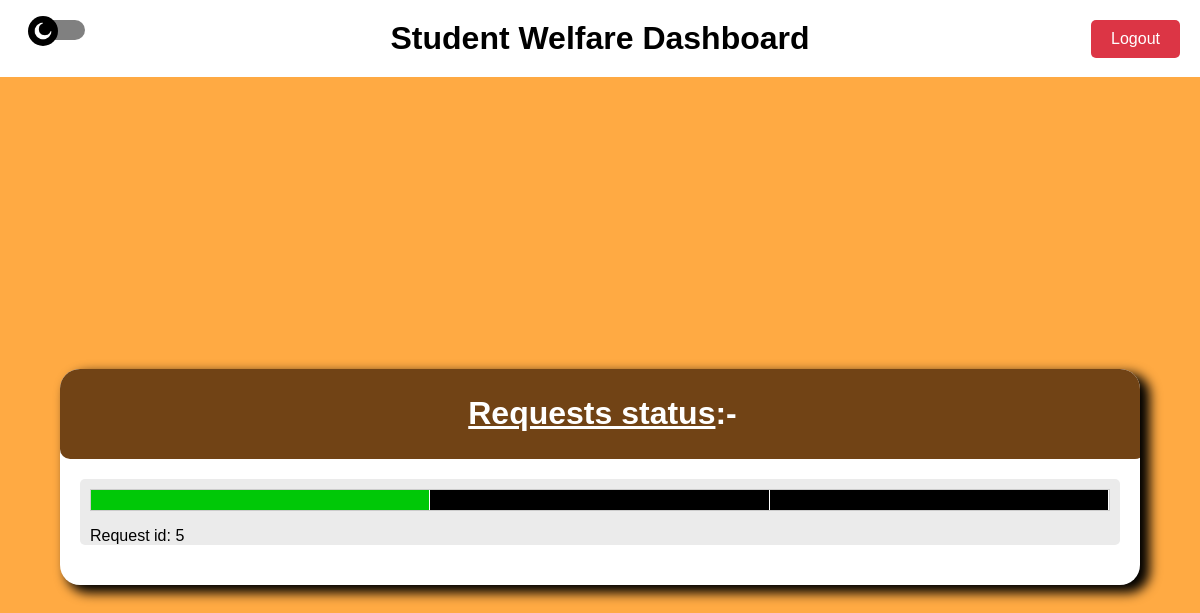
The page /sw/dashboard (signed in) on the database as committed earlier.
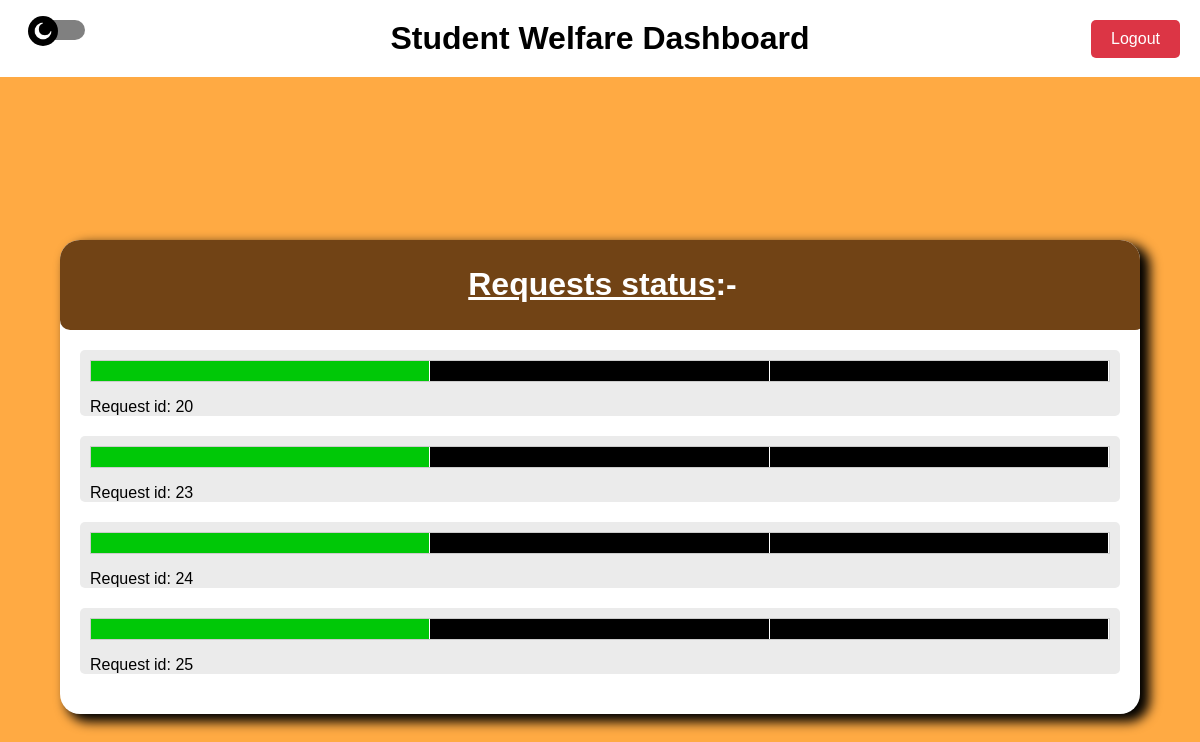
The same page on the database as committed later.
### tables this page shows
CREATE TABLE "status" (
        request_id INTEGER NOT NULL UNIQUE,
        fa_approved INTEGER,
        sw_approved INTEGER,
        so_approved INTEGER,
        ongoing BOOLEAN,
        FOREIGN KEY (request_id) REFERENCES requests(request_id)
    );

CREATE TABLE "requests" (
        request_id INTEGER PRIMARY KEY AUTOINCREMENT NOT NULL UNIQUE,
        date DATE NOT NULL,
        start_time TIME NOT NULL,
        end_time TIME NOT NULL,
        room_block VARCHAR(10) NOT NULL,
        room_no VARCHAR(10) NOT NULL,
        club_id INTEGER NOT NULL,
        reason VARCHAR(100),
        type_of_event VARCHAR(100),
        remarks VARCHAR(1000),
        FOREIGN KEY (club_id) REFERENCES clubs(club_id)
    );

### app.py (the view)
@sw.route('/dashboard')
def dashboard():
    if 'sw_username' not in session:
        flash('You need to login first.', 'error')
        return redirect(url_for('sw.sw_index'))
    conn = connect_db()
    cursor = conn.cursor()
    cursor.execute("SELECT r.request_id, club_name, r.date, r.start_time, r.end_time, r.room_block, r.room_no, r.club_id, r.reason, r.type_of_event, r.remarks, s.fa_approved, s.sw_approved, s.so_approved, s.ongoing FROM requests r LEFT JOIN status s ON r.request_id = s.request_id JOIN clubs c ON r.club_id = c.club_id WHERE (fa_approved + sw_approved + so_approved)=1 AND ongoing=1")
    data = cursor.fetchall()
    conn.close()
    return render_template('sw_dashboard.html', data=data)

### app.py (called while the page is built)
def connect_db():
    return sqlite3.connect('classroom_allotment_system.db')

### templates/sw/sw_dashboard.html (shortened to what this page needs)
<!DOCTYPE html>
<html lang="en">
<head>
</head>
<body class="light-mode">
    <div class="dark-mode-toggle">
        <label for="darkModeToggle"></label>
    </div>
    <div class="header">
        <h1>Student Welfare Dashboard</h1>
            <div class="logout-button">
                <form action="/sw/logout" method="GET">
                    <button type="submit">Logout</button>
                </form>
            </div>
    </div>
    <div class="content">
    <div class="dashboard-container">
        <div class="panel" id="panel">
            <div class="panel-title"><u><h1 style="text-align: center;">Requests status</u>:-</h1></div>
            {% for row in data %}
                <div class="request-item" onclick="openModal('{{ row[0] }}')">
                    <div class="request-status-bar">
                        {% if row[-1] == 1 %}
                            <div class="stage {% if row[-4] == 1 %} fa-approved {% else %} black {% endif %}"></div>
                            <div class="stage {% if row[-3] == 1 %} sw-approved {% else %} black {% endif %}"></div>
                            <div class="stage {% if row[-2] == 1 %} so-approved {% else %} black {% endif %}"></div>
                            {% else %}
                            <div class="stage {% if row[-4] == 1 %} fa-approved {% else %} red {% endif %}"></div>
                            <div class="stage {% if row[-3] == 1 %} sw-approved {% else %} red {% endif %}"></div>
                            <div class="stage {% if row[-2] == 1 %} so-approved {% else %} red {% endif %}"></div>
                        {% endif %}
                    </div>
                    <p>Request id: {{ row[0] }}</p>
                </div>
            {% endfor %}
        </div>
    </div>
</body>
</html>

Rows that differ between the two databases and show on the page:
no longer on this page (row edited): status: ongoing True (drawn), request_id "5"
added status: ongoing True (drawn), request_id "20"
added status: ongoing True (drawn), request_id "23"
added status: ongoing True (drawn), request_id "24"
added status: ongoing True (drawn), request_id "25"
